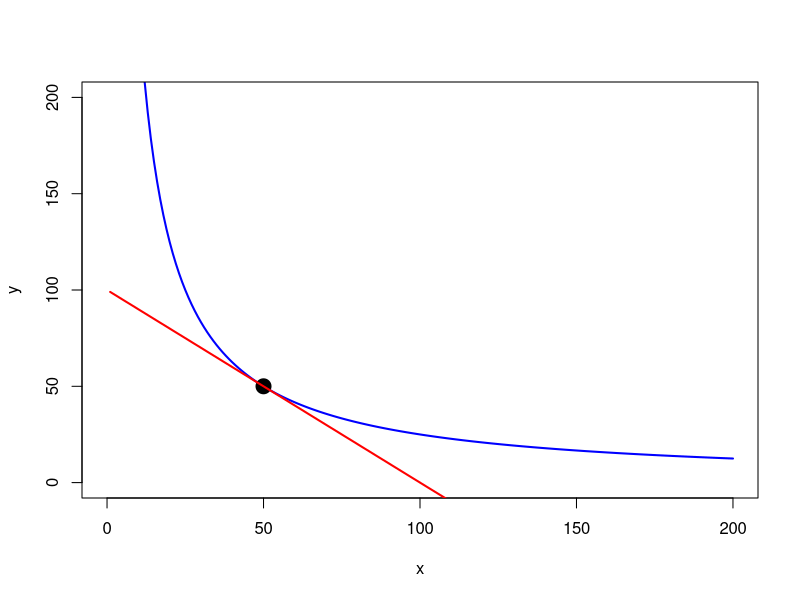

Here is the R script that generated this plot:
## ---- chunk 1
knitr::opts_chunk$set(echo = FALSE)
## ---- chunk 2
x <- 1:200
y <- 2500/x
plot(x, y, col = "blue", type = "l", xlim = c(0, 200), 
     ylim = c(0, 200), lwd = 2)
points(50, 50, cex = 2, pch = 19)
lines(x, 100 - x, col = "red", lwd = 2)

